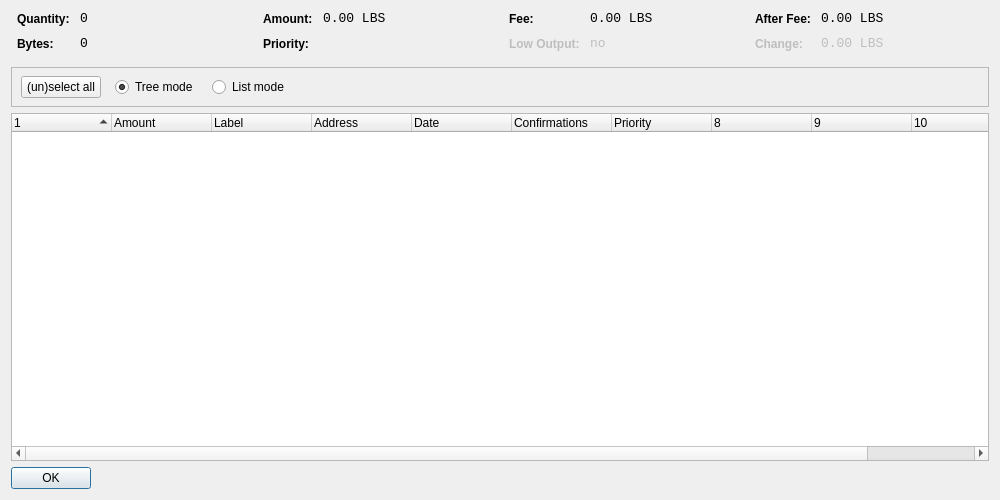
<?xml version="1.0" encoding="UTF-8"?>
<ui version="4.0">
 <class>CoinControlDialog</class>
 <widget class="QDialog" name="CoinControlDialog">
  <property name="geometry">
   <rect>
    <x>0</x>
    <y>0</y>
    <width>1000</width>
    <height>500</height>
   </rect>
  </property>
  <property name="windowTitle">
   <string>Coin Control</string>
  </property>
  <layout class="QVBoxLayout" name="verticalLayout">
   <item>
    <layout class="QHBoxLayout" name="horizontalLayoutTop" stretch="0,0,0,0">
     <property name="topMargin">
      <number>0</number>
     </property>
     <property name="bottomMargin">
      <number>10</number>
     </property>
     <item>
      <layout class="QFormLayout" name="formLayoutCoinControl1">
       <property name="horizontalSpacing">
        <number>10</number>
       </property>
       <property name="verticalSpacing">
        <number>10</number>
       </property>
       <property name="leftMargin">
        <number>6</number>
       </property>
       <property name="rightMargin">
        <number>6</number>
       </property>
       <item row="0" column="0">
        <widget class="QLabel" name="labelCoinControlQuantityText">
         <property name="styleSheet">
          <string notr="true">font-weight:bold;</string>
         </property>
         <property name="text">
          <string>Quantity:</string>
         </property>
        </widget>
       </item>
       <item row="0" column="1">
        <widget class="QLabel" name="labelCoinControlQuantity">
         <property name="font">
          <font>
           <family>Monospace</family>
           <pointsize>10</pointsize>
          </font>
         </property>
         <property name="cursor">
          <cursorShape>IBeamCursor</cursorShape>
         </property>
         <property name="contextMenuPolicy">
          <enum>Qt::ActionsContextMenu</enum>
         </property>
         <property name="text">
          <string notr="true">0</string>
         </property>
         <property name="textInteractionFlags">
          <set>Qt::LinksAccessibleByMouse|Qt::TextSelectableByKeyboard|Qt::TextSelectableByMouse</set>
         </property>
        </widget>
       </item>
       <item row="1" column="0">
        <widget class="QLabel" name="labelCoinControlBytesText">
         <property name="styleSheet">
          <string notr="true">font-weight:bold;</string>
         </property>
         <property name="text">
          <string>Bytes:</string>
         </property>
        </widget>
       </item>
       <item row="1" column="1">
        <widget class="QLabel" name="labelCoinControlBytes">
         <property name="font">
          <font>
           <family>Monospace</family>
           <pointsize>10</pointsize>
          </font>
         </property>
         <property name="cursor">
          <cursorShape>IBeamCursor</cursorShape>
         </property>
         <property name="contextMenuPolicy">
          <enum>Qt::ActionsContextMenu</enum>
         </property>
         <property name="text">
          <string notr="true">0</string>
         </property>
         <property name="textInteractionFlags">
          <set>Qt::LinksAccessibleByMouse|Qt::TextSelectableByKeyboard|Qt::TextSelectableByMouse</set>
         </property>
        </widget>
       </item>
      </layout>
     </item>
     <item>
      <layout class="QFormLayout" name="formLayoutCoinControl2">
       <property name="horizontalSpacing">
        <number>10</number>
       </property>
       <property name="verticalSpacing">
        <number>10</number>
       </property>
       <property name="leftMargin">
        <number>6</number>
       </property>
       <property name="rightMargin">
        <number>6</number>
       </property>
       <item row="0" column="0">
        <widget class="QLabel" name="labelCoinControlAmountText">
         <property name="styleSheet">
          <string notr="true">font-weight:bold;</string>
         </property>
         <property name="text">
          <string>Amount:</string>
         </property>
        </widget>
       </item>
       <item row="0" column="1">
        <widget class="QLabel" name="labelCoinControlAmount">
         <property name="font">
          <font>
           <family>Monospace</family>
           <pointsize>10</pointsize>
          </font>
         </property>
         <property name="cursor">
          <cursorShape>IBeamCursor</cursorShape>
         </property>
         <property name="contextMenuPolicy">
          <enum>Qt::ActionsContextMenu</enum>
         </property>
         <property name="text">
          <string notr="true">0.00 LBS</string>
         </property>
         <property name="textInteractionFlags">
          <set>Qt::LinksAccessibleByMouse|Qt::TextSelectableByKeyboard|Qt::TextSelectableByMouse</set>
         </property>
        </widget>
       </item>
       <item row="1" column="0">
        <widget class="QLabel" name="labelCoinControlPriorityText">
         <property name="styleSheet">
          <string notr="true">font-weight:bold;</string>
         </property>
         <property name="text">
          <string>Priority:</string>
         </property>
        </widget>
       </item>
       <item row="1" column="1">
        <widget class="QLabel" name="labelCoinControlPriority">
         <property name="font">
          <font>
           <family>Monospace</family>
           <pointsize>10</pointsize>
          </font>
         </property>
         <property name="cursor">
          <cursorShape>IBeamCursor</cursorShape>
         </property>
         <property name="contextMenuPolicy">
          <enum>Qt::ActionsContextMenu</enum>
         </property>
         <property name="text">
          <string/>
         </property>
         <property name="textInteractionFlags">
          <set>Qt::LinksAccessibleByMouse|Qt::TextSelectableByKeyboard|Qt::TextSelectableByMouse</set>
         </property>
        </widget>
       </item>
      </layout>
     </item>
     <item>
      <layout class="QFormLayout" name="formLayoutCoinControl3">
       <property name="horizontalSpacing">
        <number>10</number>
       </property>
       <property name="verticalSpacing">
        <number>10</number>
       </property>
       <property name="leftMargin">
        <number>6</number>
       </property>
       <property name="rightMargin">
        <number>6</number>
       </property>
       <item row="0" column="0">
        <widget class="QLabel" name="labelCoinControlFeeText">
         <property name="styleSheet">
          <string notr="true">font-weight:bold;</string>
         </property>
         <property name="text">
          <string>Fee:</string>
         </property>
        </widget>
       </item>
       <item row="0" column="1">
        <widget class="QLabel" name="labelCoinControlFee">
         <property name="font">
          <font>
           <family>Monospace</family>
           <pointsize>10</pointsize>
          </font>
         </property>
         <property name="cursor">
          <cursorShape>IBeamCursor</cursorShape>
         </property>
         <property name="contextMenuPolicy">
          <enum>Qt::ActionsContextMenu</enum>
         </property>
         <property name="text">
          <string notr="true">0.00 LBS</string>
         </property>
         <property name="textInteractionFlags">
          <set>Qt::LinksAccessibleByMouse|Qt::TextSelectableByKeyboard|Qt::TextSelectableByMouse</set>
         </property>
        </widget>
       </item>
       <item row="1" column="0">
        <widget class="QLabel" name="labelCoinControlLowOutputText">
         <property name="enabled">
          <bool>false</bool>
         </property>
         <property name="styleSheet">
          <string notr="true">font-weight:bold;</string>
         </property>
         <property name="text">
          <string>Low Output:</string>
         </property>
        </widget>
       </item>
       <item row="1" column="1">
        <widget class="QLabel" name="labelCoinControlLowOutput">
         <property name="enabled">
          <bool>false</bool>
         </property>
         <property name="font">
          <font>
           <family>Monospace</family>
           <pointsize>10</pointsize>
          </font>
         </property>
         <property name="cursor">
          <cursorShape>IBeamCursor</cursorShape>
         </property>
         <property name="contextMenuPolicy">
          <enum>Qt::ActionsContextMenu</enum>
         </property>
         <property name="text">
          <string notr="true">no</string>
         </property>
         <property name="textInteractionFlags">
          <set>Qt::LinksAccessibleByMouse|Qt::TextSelectableByKeyboard|Qt::TextSelectableByMouse</set>
         </property>
        </widget>
       </item>
      </layout>
     </item>
     <item>
      <layout class="QFormLayout" name="formLayoutCoinControl4">
       <property name="horizontalSpacing">
        <number>10</number>
       </property>
       <property name="verticalSpacing">
        <number>10</number>
       </property>
       <property name="leftMargin">
        <number>6</number>
       </property>
       <property name="rightMargin">
        <number>6</number>
       </property>
       <item row="0" column="0">
        <widget class="QLabel" name="labelCoinControlAfterFeeText">
         <property name="styleSheet">
          <string notr="true">font-weight:bold;</string>
         </property>
         <property name="text">
          <string>After Fee:</string>
         </property>
        </widget>
       </item>
       <item row="0" column="1">
        <widget class="QLabel" name="labelCoinControlAfterFee">
         <property name="font">
          <font>
           <family>Monospace</family>
           <pointsize>10</pointsize>
          </font>
         </property>
         <property name="cursor">
          <cursorShape>IBeamCursor</cursorShape>
         </property>
         <property name="contextMenuPolicy">
          <enum>Qt::ActionsContextMenu</enum>
         </property>
         <property name="text">
          <string notr="true">0.00 LBS</string>
         </property>
         <property name="textInteractionFlags">
          <set>Qt::LinksAccessibleByMouse|Qt::TextSelectableByKeyboard|Qt::TextSelectableByMouse</set>
         </property>
        </widget>
       </item>
       <item row="1" column="0">
        <widget class="QLabel" name="labelCoinControlChangeText">
         <property name="enabled">
          <bool>false</bool>
         </property>
         <property name="styleSheet">
          <string notr="true">font-weight:bold;</string>
         </property>
         <property name="text">
          <string>Change:</string>
         </property>
        </widget>
       </item>
       <item row="1" column="1">
        <widget class="QLabel" name="labelCoinControlChange">
         <property name="enabled">
          <bool>false</bool>
         </property>
         <property name="font">
          <font>
           <family>Monospace</family>
           <pointsize>10</pointsize>
          </font>
         </property>
         <property name="cursor">
          <cursorShape>IBeamCursor</cursorShape>
         </property>
         <property name="contextMenuPolicy">
          <enum>Qt::ActionsContextMenu</enum>
         </property>
         <property name="text">
          <string notr="true">0.00 LBS</string>
         </property>
         <property name="textInteractionFlags">
          <set>Qt::LinksAccessibleByMouse|Qt::TextSelectableByKeyboard|Qt::TextSelectableByMouse</set>
         </property>
        </widget>
       </item>
      </layout>
     </item>
    </layout>
   </item>
   <item>
    <widget class="QFrame" name="frame">
     <property name="minimumSize">
      <size>
       <width>0</width>
       <height>40</height>
      </size>
     </property>
     <property name="frameShape">
      <enum>QFrame::StyledPanel</enum>
     </property>
     <property name="frameShadow">
      <enum>QFrame::Sunken</enum>
     </property>
     <widget class="QWidget" name="horizontalLayoutWidget">
      <property name="geometry">
       <rect>
        <x>10</x>
        <y>0</y>
        <width>781</width>
        <height>41</height>
       </rect>
      </property>
      <layout class="QHBoxLayout" name="horizontalLayoutPanel" stretch="0,0,0,0,0">
       <property name="spacing">
        <number>14</number>
       </property>
       <item>
        <widget class="QPushButton" name="pushButtonSelectAll">
         <property name="sizePolicy">
          <sizepolicy hsizetype="Maximum" vsizetype="Fixed">
           <horstretch>0</horstretch>
           <verstretch>0</verstretch>
          </sizepolicy>
         </property>
         <property name="text">
          <string>(un)select all</string>
         </property>
        </widget>
       </item>
       <item>
        <widget class="QRadioButton" name="radioTreeMode">
         <property name="sizePolicy">
          <sizepolicy hsizetype="Maximum" vsizetype="Fixed">
           <horstretch>0</horstretch>
           <verstretch>0</verstretch>
          </sizepolicy>
         </property>
         <property name="text">
          <string>Tree mode</string>
         </property>
         <property name="checked">
          <bool>true</bool>
         </property>
        </widget>
       </item>
       <item>
        <widget class="QRadioButton" name="radioListMode">
         <property name="sizePolicy">
          <sizepolicy hsizetype="Maximum" vsizetype="Fixed">
           <horstretch>0</horstretch>
           <verstretch>0</verstretch>
          </sizepolicy>
         </property>
         <property name="text">
          <string>List mode</string>
         </property>
        </widget>
       </item>
       <item>
        <spacer name="horizontalSpacer">
         <property name="orientation">
          <enum>Qt::Horizontal</enum>
         </property>
         <property name="sizeHint" stdset="0">
          <size>
           <width>40</width>
           <height>20</height>
          </size>
         </property>
        </spacer>
       </item>
      </layout>
     </widget>
    </widget>
   </item>
   <item>
    <widget class="CoinControlTreeWidget" name="treeWidget">
     <property name="contextMenuPolicy">
      <enum>Qt::CustomContextMenu</enum>
     </property>
     <property name="sortingEnabled">
      <bool>false</bool>
     </property>
     <property name="columnCount">
      <number>11</number>
     </property>
     <attribute name="headerShowSortIndicator" stdset="0">
      <bool>true</bool>
     </attribute>
     <attribute name="headerStretchLastSection">
      <bool>false</bool>
     </attribute>
     <column>
      <property name="text">
       <string/>
      </property>
     </column>
     <column>
      <property name="text">
       <string>Amount</string>
      </property>
     </column>
     <column>
      <property name="text">
       <string>Label</string>
      </property>
     </column>
     <column>
      <property name="text">
       <string>Address</string>
      </property>
     </column>
     <column>
      <property name="text">
       <string>Date</string>
      </property>
     </column>
     <column>
      <property name="text">
       <string>Confirmations</string>
      </property>
      <property name="toolTip">
       <string>Confirmed</string>
      </property>
     </column>
     <column>
      <property name="text">
       <string>Priority</string>
      </property>
     </column>
     <column>
      <property name="text">
       <string/>
      </property>
     </column>
     <column>
      <property name="text">
       <string/>
      </property>
     </column>
     <column>
      <property name="text">
       <string/>
      </property>
     </column>
     <column>
      <property name="text">
       <string/>
      </property>
     </column>
    </widget>
   </item>
   <item>
    <widget class="QDialogButtonBox" name="buttonBox">
     <property name="sizePolicy">
      <sizepolicy hsizetype="Maximum" vsizetype="Fixed">
       <horstretch>0</horstretch>
       <verstretch>0</verstretch>
      </sizepolicy>
     </property>
     <property name="orientation">
      <enum>Qt::Horizontal</enum>
     </property>
     <property name="standardButtons">
      <set>QDialogButtonBox::Ok</set>
     </property>
    </widget>
   </item>
  </layout>
 </widget>
 <customwidgets>
  <customwidget>
   <class>CoinControlTreeWidget</class>
   <extends>QTreeWidget</extends>
   <header>coincontroltreewidget.h</header>
  </customwidget>
 </customwidgets>
 <resources/>
 <connections/>
</ui>
